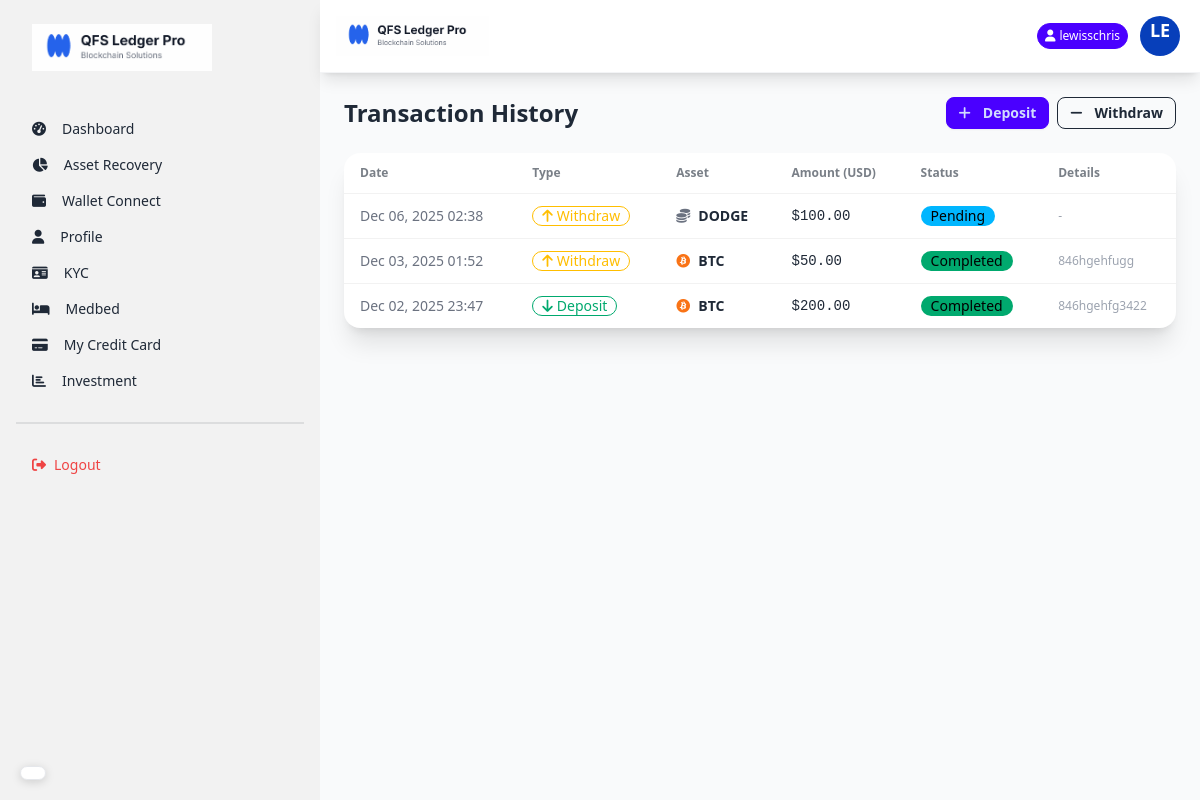
Before: /transactions/ (signed in) with the older database file.
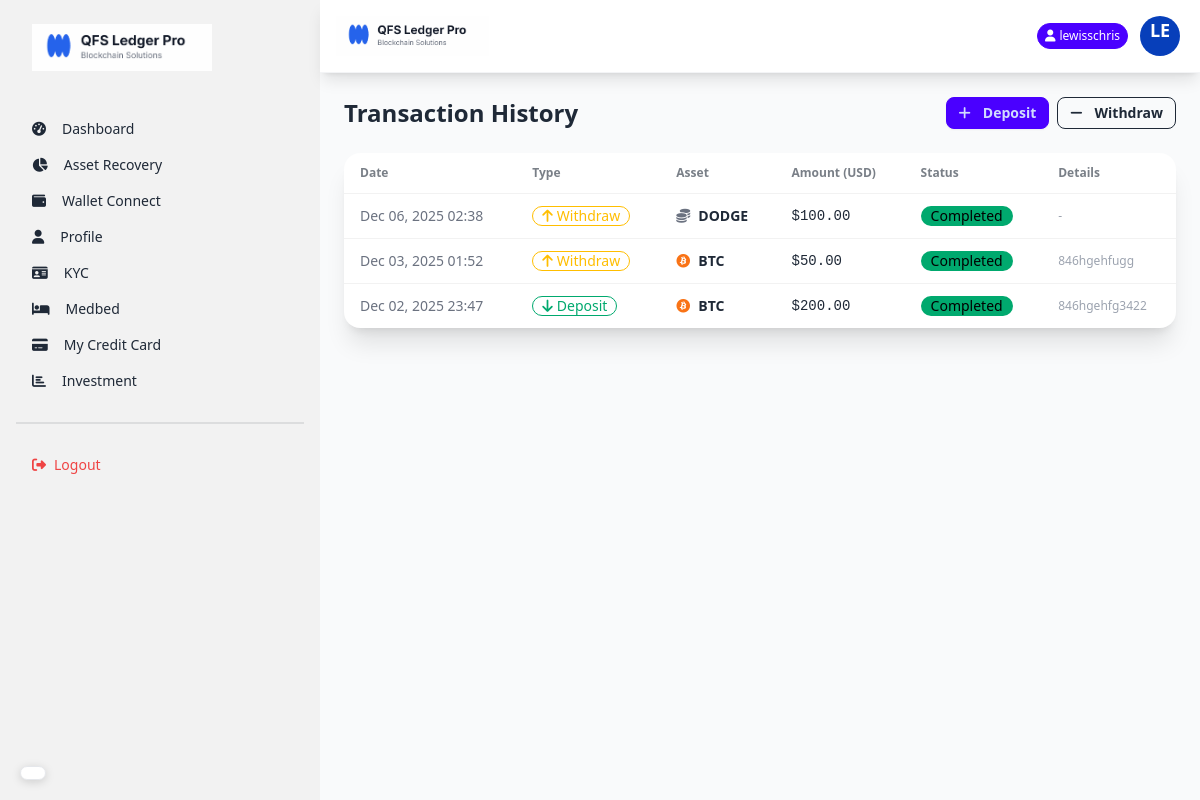
After: the same page with the newer database file.
### core/models.py (models this page shows, shortened)
class Withdrawal(models.Model):
    user = models.ForeignKey(User, on_delete=models.CASCADE)
    cryptocurrency = models.ForeignKey(Crytocurrency, on_delete=models.CASCADE)
    amount_in_usd = models.DecimalField(max_digits=20, decimal_places=2)  # Only USD amount
    user_wallet_address = models.CharField(max_length=255)  # User's external wallet address
    tx_hash = models.CharField(max_length=255, blank=True, null=True)  # Transaction hash from blockchain
    status = models.CharField(max_length=20, default='pending', choices=WITHDRAWAL_STATUS_CHOICES)
    created_at = models.DateTimeField(auto_now_add=True)
    updated_at = models.DateTimeField(auto_now=True)

class Crytocurrency(models.Model):
    name = models.CharField(max_length=50)
    symbol = models.CharField(max_length=10)
    logo = models.ImageField(upload_to='crypto_logos/', blank=True, null=True)
    coin_price = models.DecimalField(max_digits=20, decimal_places=2)
    market_percentage = models.DecimalField(max_digits=5, decimal_places=2)
    created_at = models.DateTimeField(auto_now_add=True)
    def get_icon_class(self):
        icon_map = {
            'BTC': 'fab fa-bitcoin text-orange-500',
            'ETH': 'fab fa-ethereum text-purple-500',
            'BNB': 'fab fa-bnb text-yellow-500',
            'XRP': 'fas fa-x text-black',
            'ADA': 'fab fa-ada text-blue-500',
            'DOGE': 'fab fa-dogecoin text-yellow-400',
        }
        return icon_map.get(self.symbol, 'fas fa-coins text-gray-500')

### core/views.py (the view)
# urls.py: path('transactions/', views.transactions_view, name='transactions'),
@login_required
def transactions_view(request):
    deposits = Deposit.objects.filter(user=request.user).order_by('-created_at')
    withdrawals = Withdrawal.objects.filter(user=request.user).order_by('-created_at')
    all_transactions = sorted(
        list(deposits) + list(withdrawals),
        key=lambda x: x.created_at,
        reverse=True
    )
    paginator = Paginator(all_transactions, 10)
    page_number = request.GET.get('page')
    page_obj = paginator.get_page(page_number)
    return render(request, 'transactions.html', {'page_obj': page_obj})

### core/templates/transactions.html (shortened to what this page needs)
{% extends 'layout.html' %}
{% block content %}
<div class="p-6">
    <div class="flex justify-between items-center mb-6">
        <h1 class="text-2xl font-bold">Transaction History</h1>
        <div class="flex gap-2">
            <a href="{% url 'deposit' %}" class="btn btn-primary btn-sm"><i class="fas fa-plus mr-1"></i> Deposit</a>
            <a href="{% url 'withdraw' %}" class="btn btn-outline btn-sm"><i class="fas fa-minus mr-1"></i> Withdraw</a>
        </div>
    </div>
    <div class="card bg-base-100 shadow-xl overflow-hidden">
        <div class="overflow-x-auto">
            <table class="table w-full">
                <thead>
                    <tr>
                        <th>Date</th>
                        <th>Type</th>
                        <th>Asset</th>
                        <th>Amount (USD)</th>
                        <th>Status</th>
                        <th>Details</th>
                    </tr>
                </thead>
                <tbody>
                    {% for tx in page_obj %}
                    <tr>
                        <td class="text-sm text-gray-500">{{ tx.created_at|date:"M d, Y H:i" }}</td>
                        <td>
                            {% if tx.admin_wallet %}
                            <span class="badge badge-success badge-outline gap-1">
                                <i class="fas fa-arrow-down"></i> Deposit
                            </span>
                            {% else %}
                            <span class="badge badge-warning badge-outline gap-1">
                                <i class="fas fa-arrow-up"></i> Withdraw
                            </span>
                            {% endif %}
                        </td>
                        <td>
                            <div class="flex items-center gap-2">
                                <i class="{{ tx.cryptocurrency.get_icon_class }}"></i>
                                <span class="font-bold">{{ tx.cryptocurrency.symbol }}</span>
                            </div>
                        </td>
                        <td class="font-mono">${{ tx.amount_in_usd }}</td>
                        <td>
                            {% if tx.status == 'completed' %}
                            <span class="badge badge-success">Completed</span>
                            {% elif tx.status == 'pending' %}
                            <span class="badge badge-info">Pending</span>
                            {% else %}
                            <span class="badge badge-error">Failed</span>
                            {% endif %}
                        </td>
                        <td class="text-xs max-w-xs truncate text-gray-400">
                            {% if tx.tx_hash %}
                            {{ tx.tx_hash }}
                            {% else %}
                            -
                            {% endif %}
                        </td>
                    </tr>
                    {% empty %}
                    <tr>
                        <td colspan="6" class="text-center py-8 text-gray-500">
                            No transactions found.
                        </td>
                    </tr>
                    {% endfor %}
                </tbody>
            </table>
        </div>
    </div>
</div>
{% endblock %}

Changed rows visible on the page:
changed Withdrawal "Dec 06, 2025 02:38": status "Pending" → "Completed"
